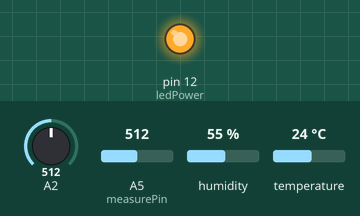
Bench run of a sketch on a simulated Arduino Uno, built with avr-gcc and run on an emulated ATmega328P. Shown: output pins drawn as LEDs (lit = HIGH). The inputs (shaded band) are chosen by the test bench; at power-on: A2 = 512, A5 (measurePin) = 512, humidity 55 %, temperature 24 °C. What the sketch prints to the serial monitor is not drawn.

Above: at 0.1 s.
Timing chart, 0 to 1.6 s (numbered marks = the images above):
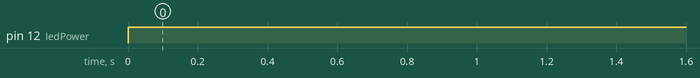

Measured:
- by itself, pin 12 (ledPower): LOW → HIGH at 0.00 s

The sketch:

arduino.ino
```cpp
#include "DHT.h"
//Declaracion de variables
int mq2;
int measurePin = A5;
int ledPower = 12;
int samplingTime = 280;
int deltaTime = 40;
int sleepTime = 9680;
float voMeasured = 0;
float calcVoltage = 0;
float dustDensity = 0;
DHT dht(3, DHT11);

void setup(){

  Serial.begin(9600);
  pinMode(ledPower,OUTPUT);
  dht.begin();

}
void loop(){

  digitalWrite(ledPower,LOW);
  delayMicroseconds(samplingTime);

  voMeasured = analogRead(measurePin);

  delayMicroseconds(deltaTime);
  digitalWrite(ledPower,HIGH);
  delayMicroseconds(sleepTime);

  //Calculos matematicos
  calcVoltage = voMeasured * (5.0 / 1024.0);
  dustDensity = 170 * calcVoltage - 0.1;
  delay(1000);
  //Leer sensor de humedad/temperatura
  float h = dht.readHumidity();
  float t = dht.readTemperature();

  //leer sensor de gas
  mq2=analogRead(A2);

  Serial.print("  Gases(ppm):");
  Serial.print(mq2);
  Serial.print(",");
  //microgramos/metro cúbico ( µg/m3)
  Serial.print("  Densidad de polvo (ug/m3):");
  Serial.print(dustDensity);
  Serial.print(",");
  Serial.print("  Humedad:");
  Serial.print(h);
  Serial.print("%");
  Serial.print(",");
  Serial.print("  Temperatura: ");
  Serial.print(t);
  Serial.println(" C");

}
```
